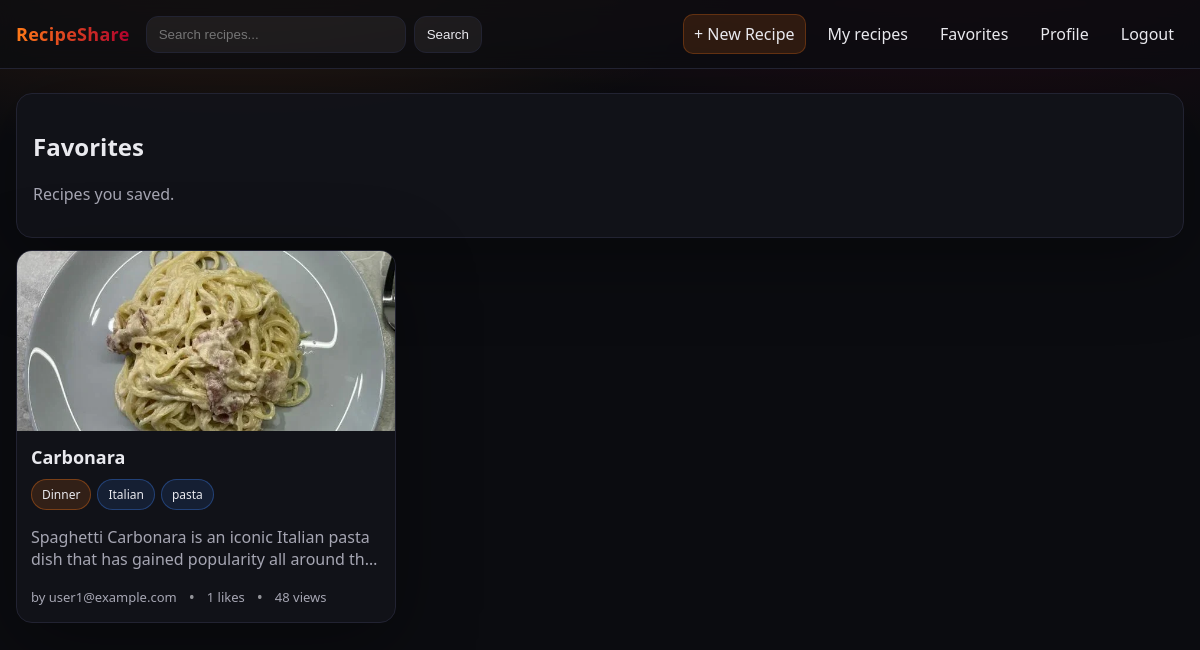
/recipes/favorites (signed in), run on an earlier commit of the app's database.
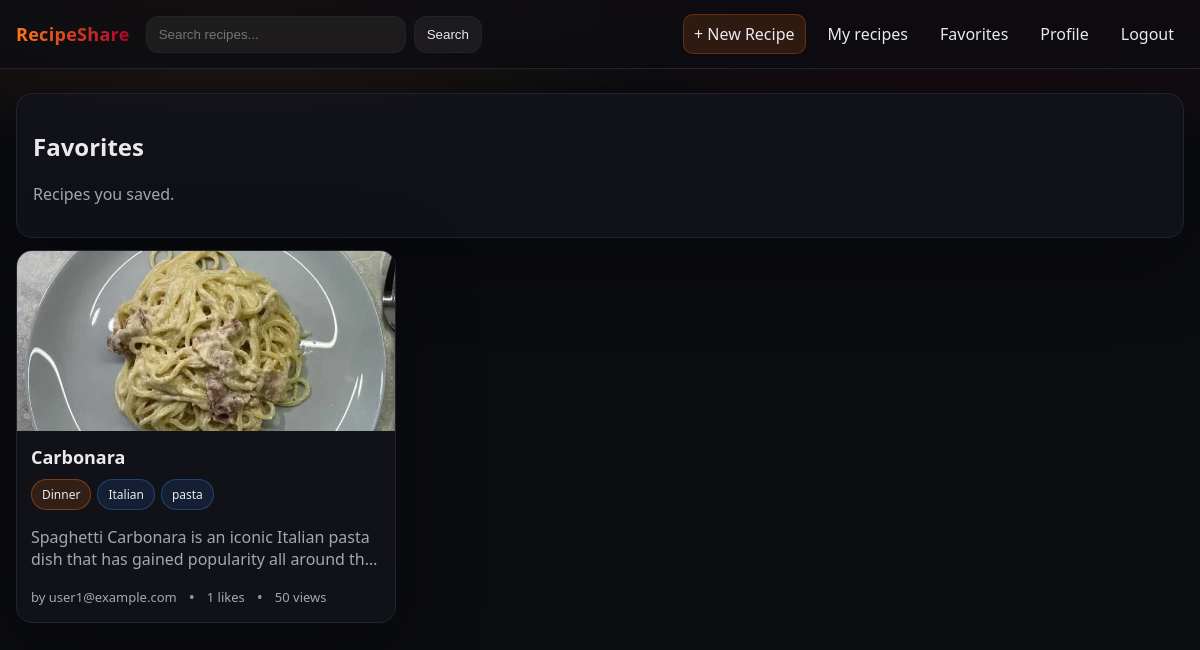
And on a later commit of the database.
### app/models.py (models this page shows, shortened)
class Recipe(db.Model):
    __tablename__ = "recipes"
    id = db.Column(db.Integer, primary_key=True)
    title = db.Column(db.String(140), nullable=False, index=True)
    description = db.Column(db.String(500), default="")
    ingredients_text = db.Column(db.Text, nullable=False)
    steps_text = db.Column(db.Text, nullable=False)
    steps_data = db.Column(db.Text, nullable=True)
    prep_minutes = db.Column(db.Integer, default=0)
    cook_minutes = db.Column(db.Integer, default=0)
    servings = db.Column(db.Integer, default=1)
    difficulty = db.Column(db.String(20), default="Easy")
    image_filename = db.Column(db.String(255), default="")
    image_storage_key = db.Column(db.String(255), default="")
    image_url = db.Column(db.String(500), default="")
    video_filename = db.Column(db.String(255), default="")
    video_storage_key = db.Column(db.String(255), default="")
    video_url = db.Column(db.String(500), default="")
    is_published = db.Column(db.Boolean, default=True)
    view_count = db.Column(db.Integer, default=0)
    created_at = db.Column(db.DateTime, default=lambda: datetime.now(timezone.utc))
    updated_at = db.Column(db.DateTime, default=lambda: datetime.now(timezone.utc), onupdate=lambda: datetime.now(timezone.utc))
    user_id = db.Column(db.Integer, db.ForeignKey("users.id"), nullable=False, index=True)
    category_id = db.Column(db.Integer, db.ForeignKey("categories.id"), nullable=True, index=True)
    tags = db.relationship("Tag", secondary=recipe_tags, lazy="subquery",
                           backref=db.backref("recipes", lazy=True))
    comments = db.relationship("Comment", backref="recipe", lazy="dynamic", cascade="all, delete-orphan")
    likes = db.relationship("Like", backref="recipe", lazy="dynamic", cascade="all, delete-orphan")
    favorites = db.relationship("Favorite", backref="recipe", lazy="dynamic", cascade="all, delete-orphan")
    @property
    def image_display_url(self) -> str:
        if self.image_url:
            return self.image_url
        if self.image_filename:
            return url_for("static", filename=f"uploads/{self.image_filename}")
        return ""

class Category(db.Model):
    __tablename__ = "categories"
    id = db.Column(db.Integer, primary_key=True)
    name = db.Column(db.String(60), unique=True, nullable=False)
    slug = db.Column(db.String(70), unique=True, nullable=False, index=True)
    recipes = db.relationship("Recipe", backref="category", lazy="dynamic")

class User(db.Model, UserMixin):
    __tablename__ = "users"
    id = db.Column(db.Integer, primary_key=True)
    username = db.Column(db.String(32), unique=True, nullable=False, index=True)
    email = db.Column(db.String(120), unique=True, nullable=False, index=True)
    password_hash = db.Column(db.String(256), nullable=False)
    bio = db.Column(db.String(280), default="")
    avatar_filename = db.Column(db.String(255), default="")
    is_admin = db.Column(db.Boolean, default=False)
    created_at = db.Column(db.DateTime, default=lambda: datetime.now(timezone.utc))
    recipes = db.relationship("Recipe", backref="author", lazy="dynamic", cascade="all, delete-orphan")
    comments = db.relationship("Comment", backref="author", lazy="dynamic", cascade="all, delete-orphan")

### app/recipes/routes.py (the view)
@bp.route("/favorites")
@login_required
def favorites():
    page = request.args.get("page", 1, type=int)
    query = Recipe.query.join(Favorite).filter(Favorite.user_id == current_user.id).order_by(desc(Favorite.created_at))
    recipes = query.paginate(page=page, per_page=9, error_out=False)
    return render_template("recipes/favorites.html", recipes=recipes)

### app/models.py (called while the page is built)
@login_manager.user_loader
def load_user(user_id: str):
    return User.query.get(int(user_id))

### app/templates/recipes/favorites.html (shortened to what this page needs)
{% extends "base.html" %}
{% block content %}
<div class="card">
  <h2>Favorites</h2>
  <p class="muted">Recipes you saved.</p>
</div>
<section class="grid">
  {% for r in recipes.items %}
    {% include "recipes/_card.html" %}
  {% else %}
    <div class="card empty">No favorites yet.</div>
  {% endfor %}
</section>
{% endblock %}

### app/templates/recipes/_card.html
<article class="recipe-card card">
  <a class="recipe-card-img" href="{{ url_for('recipes.detail', recipe_id=r.id) }}">
    {% if r.image_display_url %}
      <img src="{{ r.image_display_url }}" alt="recipe image" />
    {% else %}
      <div class="img-placeholder">No image</div>
    {% endif %}
  </a>
  <div class="recipe-card-body">
    <div class="recipe-card-top">
      <h3 class="recipe-title">
        <a href="{{ url_for('recipes.detail', recipe_id=r.id) }}">{{ r.title }}</a>
      </h3>
    </div>
    <div class="recipe-card-chips">
      {% if r.category %}
        <a class="chip chip-category" href="{{ url_for('main.index', category=r.category.slug) }}">{{ r.category.name }}</a>
      {% endif %}
      {% for t in r.tags %}
        <a class="chip chip-tag" href="{{ url_for('main.index', tag=t.slug) }}">{{ t.name }}</a>
      {% endfor %}
    </div>
    <p class="muted clamp-2">{{ r.description or "—" }}</p>
    <div class="recipe-meta">
      <span class="muted small">by {{ r.author.username }}</span>
      <span class="dot">•</span>
      <span class="muted small">{{ r.likes.count() }} likes</span>
      <span class="dot">•</span>
      <span class="muted small">{{ r.view_count }} views</span>
    </div>
  </div>
</article>

What changed in the data, as far as the page shows it:
changed Recipe "Carbonara": view_count "48" → "50"
